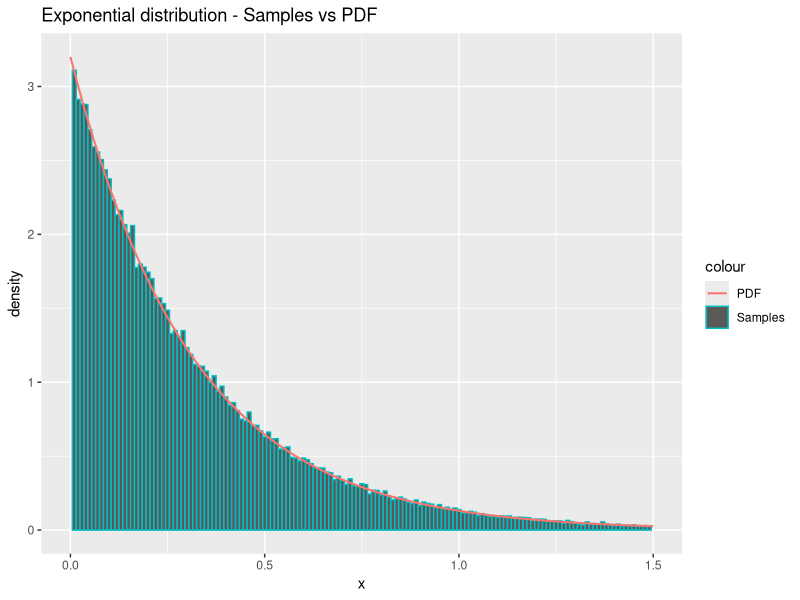
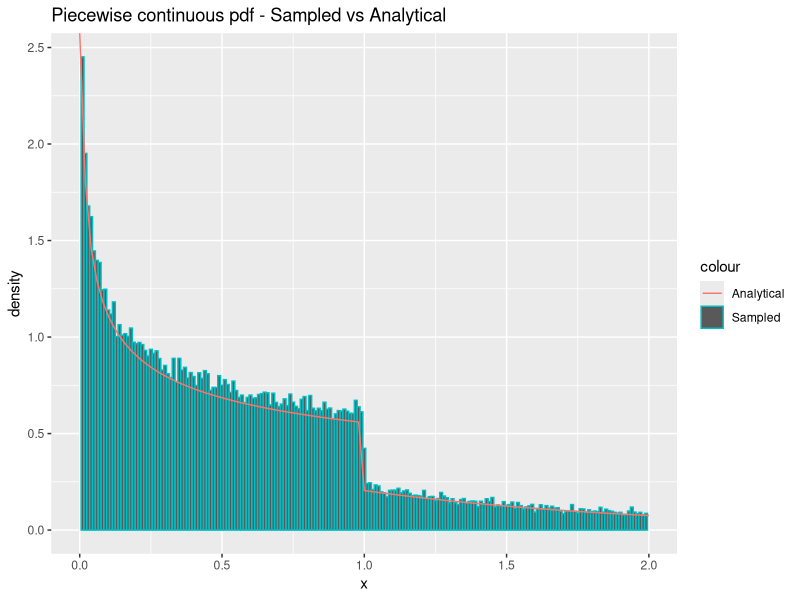
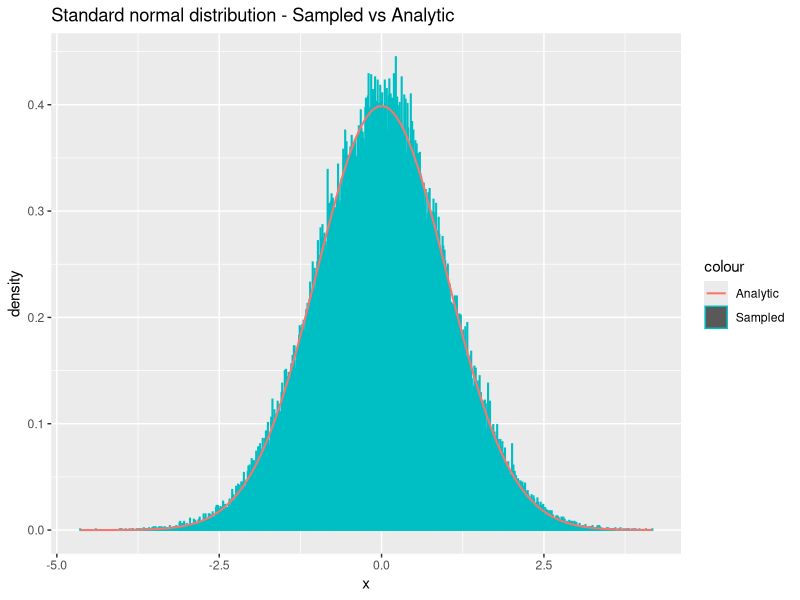
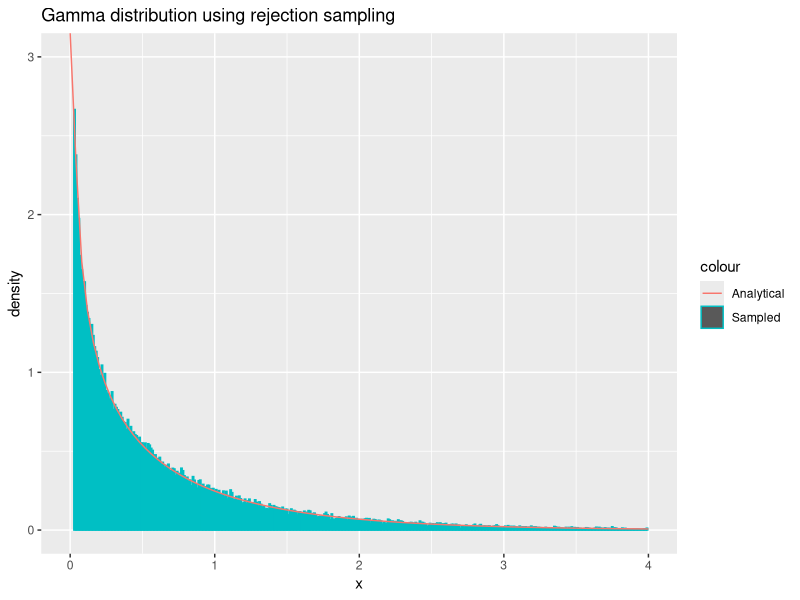
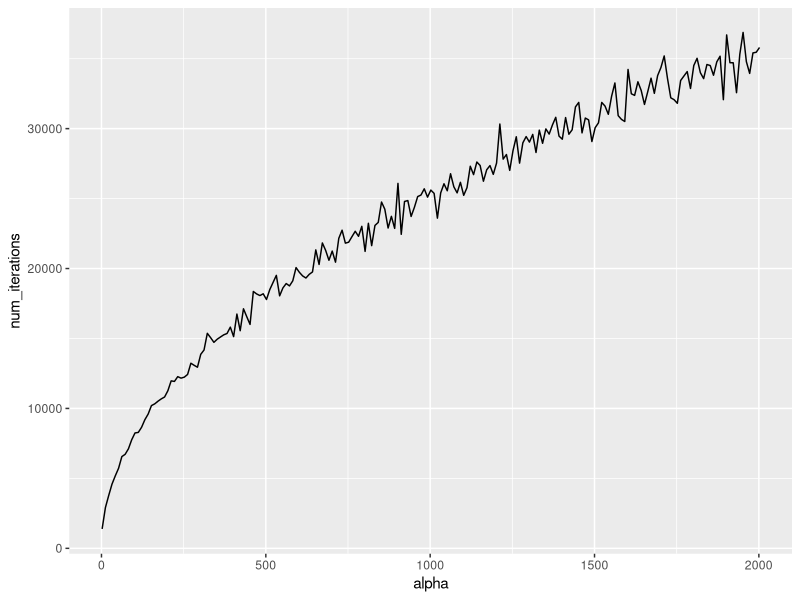
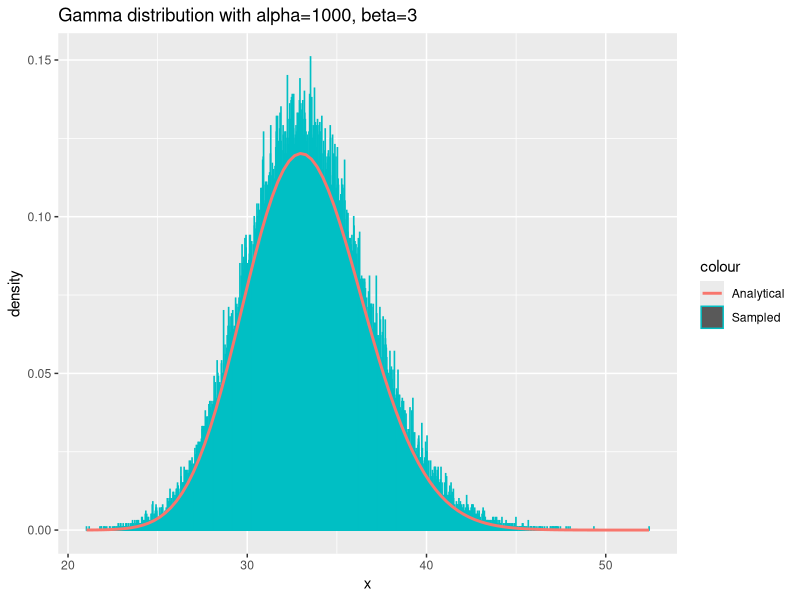
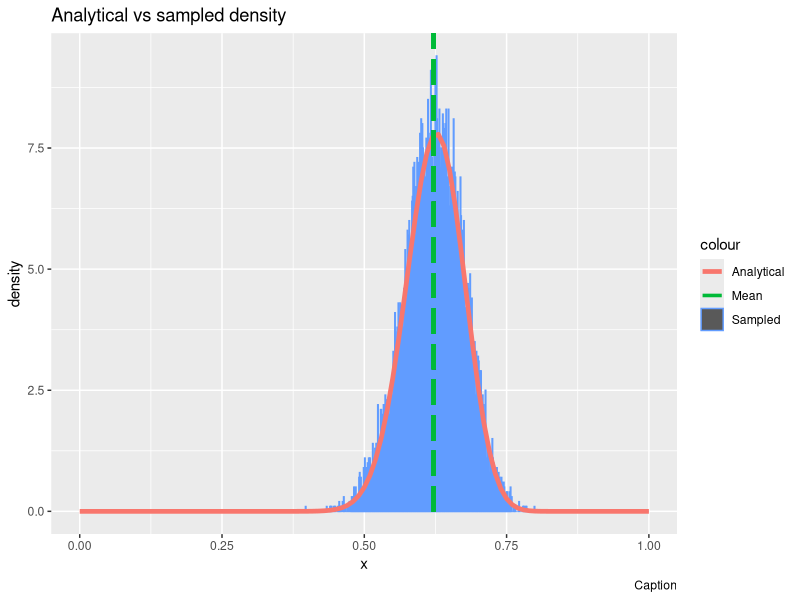

R code for these plots, in order:
## ---- chunk 1
  sample_exponential = function(n, lambda) {
    u = runif(n)
    return(-1/lambda * log(u))
  }
## ---- chunk 2
  n = 100000
  lambda = 3.2
  
  x = sample_exponential(n, lambda)
  cat("Theoretical mean:", 1/lambda, "Sample mean", mean(x), "\n")
  cat("Theoretical variance:", 1/lambda^2, "Sample variance", var(x), "\n")
## ---- chunk 3
  library(ggplot2)
  df = data.frame(theo=seq(0,max(x),length.out=n), x=x)
  ggplot(df, aes(x=x)) +
    geom_histogram(aes(y = ..density.., color = "Samples"), binwidth=0.01) +
    stat_function(fun=dexp,geom = "line",size=0.7,args=(mean=lambda),aes(color="PDF")) +
    ggtitle("Exponential distribution - Samples vs PDF") +
    labs(x='x', y='density') +
    xlim(0, 1.5)
## ---- chunk 4
  density_g = function(x, alpha) {
    c = alpha*exp(1)/(alpha + exp(1))
    density = vector(length = length(x))
    density[x < 1.] = c*x[x<1.]^(alpha-1)
    density[x >= 1.] = c*exp(-x[x>=1.])
    return(as.double(density))
  }


  sample_g = function(n, alpha) {
    c = (alpha * exp(1)) / (alpha + exp(1))
    u = runif(n)
    samples = vector(length=length(u))
    samples[u < c/alpha] = (alpha/c*u[u < c/alpha])^(1/alpha)
    samples[u >= c/alpha] = log(c / (1 - u[u >= c/alpha]))
    return(samples)
  }
## ---- chunk 5
  n=100000
  alpha = 0.7
  x = sample_g(n, alpha)
  c = (alpha * exp(1)) / (alpha + exp(1))
  cat("Theoretical mean:", c/(alpha+1) + 2*c/exp(1), "Sample mean:", mean(x), "\n")
  cat("Theoretical variance:", c/(alpha+2) + 5*c/exp(1) - (c/(alpha+1) + 2*c/exp(1))^2, "Sample variance:", var(x), "\n")
## ---- chunk 6
  library(ggplot2)
  df <- data.frame(theo=seq(0,max(x),length.out=n), x=x)
  ggplot(df, aes(x = x)) +
    geom_histogram(aes(y = ..density.., color = "Sampled"), binwidth=0.01) +
    stat_function(fun=density_g,geom = "line",size=0.5,args=(mean=alpha),aes(color="Analytical")) + 
    xlim(0, 2) + 
    ggtitle("Piecewise continuous pdf - Sampled vs Analytical") + labs(x='x', y='density')
## ---- chunk 7
  sample_standard_normal = function(n) {
    num_samples = n
    if((n %% 2) == 1) {
      # n is odd, so we should sample one extra:
      num_samples = num_samples + 1
  }
    x_1 = runif(num_samples/2, 0, 2*pi)
    x_2 = sample_exponential(num_samples/2, lambda=1/2)
    y_1 = sqrt(x_2) * cos(x_1)
    y_2 = sqrt(x_2) * sin(x_1)
    # Remove the last sample if n is odd:
    return(c(y_1, y_2)[0:n])
  }
## ---- chunk 8
  n = 100000
  y = sample_standard_normal(n)
  cat("Theoretical mean:", 0, "Sample mean:", mean(y), "\n")
  cat("Theoretical variance:", 1, "Sample variance:", var(y), "\n")
## ---- chunk 9
  library(ggplot2)
  df = data.frame(theo=seq(0,max(x),length.out=n), x=y)
  ggplot(df, aes(x=y)) +
    geom_histogram(aes(y = ..density.., color = "Sampled"), binwidth=0.01) +
    stat_function(fun=dnorm,geom = "line",size=0.7,args=list(0,1),aes(color="Analytic")) +
    ggtitle("Standard normal distribution - Sampled vs Analytic") +
    labs(x='x', y='density')
## ---- chunk 10
sample_normal_d = function(d, mu, sigma) {
  x = sample_standard_normal(d)
  y <- mu + t(chol(sigma))%*%x
  return(y)
}
## ---- chunk 11

d = 2
n = 100000
mu = c(1.5, 3)
sigma = matrix(c(5,7,7,10),ncol=d,nrow=d)
samples = matrix(NA, ncol=d, nrow=n)
for (i in 1:n){
  samples[i,] = sample_normal_d(d,mu,sigma) # Draw n samples
}

average = apply(samples, 2, mean)
print("Mean vector:")
print.data.frame(data.frame(average))
covmat = cov(samples)
print("Covariance matrix:")
print.data.frame(data.frame(covmat))
## ---- chunk 12
  density_f = function(x, alpha) {
    return(dgamma(x, alpha, rate=1))
  }
  
  sample_f_small = function(n, alpha) {
    c = (1/alpha + exp(-1)) / gamma(alpha)
    samples = vector()
    repeat {
      num_missing_samples = n - length(samples)
      
      x = sample_g(as.integer(num_missing_samples*c), alpha)
      
      acceptance_probs = density_f(x, alpha) / (c * density_g(x, alpha))
      u = runif(as.integer(num_missing_samples*c))
      samples = c(samples, x[u <= acceptance_probs])
      if(length(samples) >= n) {
        break
      }
    }
    # Do not return excess samples:
    return(samples[0:n])
  }
## ---- chunk 13
  n = 100000
  alpha = 0.6
  x = sample_f_small(n, alpha)
  cat("Theoretical mean:", alpha, "\n")
  cat("Sample mean:", mean(x), "\n")
  cat("----", "\n")
  
  cat("Theoretical variance:", alpha, "\n")
  cat("Sample variance:", var(x), "\n")
## ---- chunk 14
  n = 100000
  alpha = 0.6
  x = sample_f_small(n, alpha)
  df = data.frame(x)
  ggplot(df, aes(x = x)) +
    geom_histogram(aes(y = ..density.., color = "Sampled"), binwidth=0.01) +
    stat_function(fun=dgamma,geom = "line",size=0.5,args=(alpha=alpha),aes(color="Analytical")) +
    xlim(0, 4) + ylim(0, 3) + 
    ggtitle("Gamma distribution using rejection sampling") + labs(x='x', y='density')
## ---- chunk 15
sample_f_large = function(n, alpha) {
  loga = (alpha - 1)/2 * (log(alpha - 1) - 1)
  logbp = (alpha + 1)/2 * (log(alpha + 1) - 1)
  
  samples = vector()
  num_iterations = 0
  
  while(length(samples) < n) {
    num_iterations = num_iterations + 1
    
    # Sample in log-scale
    log_x1 = loga + log(runif(1))
    log_x2 = logbp + log(runif(1))
    
    if(2*log_x1 <= (alpha - 1)*(log_x2 - log_x1) - exp(log_x2 - log_x1)) {
      # Accept the sample:
      samples = c(samples, exp(log_x2 - log_x1))
    }
  }
  
  return(list(samples=samples, num_iterations=num_iterations))
}
## ---- chunk 16
n = 10000
alpha = 50
samples = sample_f_large(n, alpha)$samples
cat("Theoretical mean:", alpha, "Sample mean:", mean(samples), "\n")
cat("Theoretical variance:", alpha, "Sample variance:", var(samples), "\n")
## ---- chunk 17
n = 1000
alpha = seq(2, 2002, 10)
num_iterations = vector()
for(a in alpha) {
  num_iterations = c(num_iterations, sample_f_large(n, a)$num_iterations)
}
df = data.frame(x=alpha, num_iterations=num_iterations)
ggplot(df, aes(x = alpha, y = num_iterations)) + geom_line()
## ---- chunk 18
sample_gamma = function(n, alpha, beta) {
  unscaled_samples = vector(length=n)
  if(alpha == 1.) {
    unscaled_samples = sample_exponential(n, 1)
  } else if(alpha < 1.) {
    unscaled_samples = sample_f_small(n, alpha)
  } else { # alpha > 1.
    unscaled_samples = sample_f_large(n, alpha)$samples
  }
  samples = unscaled_samples/as.double(beta)
  return(samples)
}
## ---- chunk 19
n = 100000
alpha = 100
beta = 3
x = sample_gamma(n, alpha, beta)
df = data.frame(x)
ggplot(df, aes(x = x)) +
    geom_histogram(aes(y = ..density.., color = "Sampled"), binwidth=0.01) +
    stat_function(fun=dgamma,geom = "line",size=1,aes(color='Analytical'),args = list(shape=alpha, rate=beta)) +
    # ylim(0,1) +
    ggtitle("Gamma distribution with alpha=1000, beta=3") + labs(x='x', y='density')
## ---- chunk 20
  sample_beta = function(n, alpha, beta) {
    x = sample_gamma(n, alpha, 1)
    y = sample_gamma(n, beta, 1)
    z = x/(x+y)
    return(z)
  }
## ---- chunk 21
  n = 10000
  alpha = 5
  beta = 10
  x = sample_beta(n, alpha, beta)
  cat("Theoretical mean:", alpha/(alpha+beta), "Sample mean:", mean(x), "\n")
  cat("Theoretical variance", alpha*beta/((alpha+beta)^2*(alpha + beta + 1)), "Sample variance:", var(x), "\n")
## ---- chunk 22

#Estimate probability
n = 100000
x = sample_standard_normal(n)

hit_counter = 0
for (num in x) {
  if (num > 4) {
    hit_counter = hit_counter + 1
    
  }
}
est = hit_counter/length(x)
cat(est*100, " percent.")

#Calculate variance
confidence_interval = est + c(-1, 1)*qnorm(.975)*sqrt(var(x)/n)

cat("Confidence:", confidence_interval*100, "percent.")
## ---- chunk 23

#Draw sample from g(x) using inverse transform

generate_weighted_samples = function(n) {
  samples = rep(NA, n)
  n_c = 1
  for (i in 1:n) {
    
    sample_u = runif(1)
    sample_x = sqrt(16-2*log(1-sample_u)) #Inverse
    if (sample_x > 4) {
      weight = 1/(exp(8)*sqrt(2*pi)*sample_x) #Calculate weight
      samples[i] = 1*weight
    }
    else {
      samples[i] = 0
    }
  }
  return(samples)
}

samples = generate_weighted_samples(100000)

est = mean(samples)

confidence_interval = est + c(-1, 1)*qnorm(.975)*sqrt(var(samples)/n)

cat("Estimated:", est)

cat("COnfidence interval:", confidence_interval)






## ---- chunk 24

#Function to be sampled from
dna_function = function(x) {
    return((2 + x)^125 * (1 - x)^38 * x^34)
}

#Find highest value of dna_function to set as max c
target_c = optimize(dna_function, c(0, 1), maximum = TRUE)

#Find normalizing constant
n_c = integrate(dna_function, 0, 1)$val

generate_samples = function(n) {
    samples = rep(NA, n)
    run_cnt = 0
    for (i in 1:n) {
        done = 0
        while (done == 0) {
            x_sample = runif(1)  # Proposal sample
            a = dna_function(x_sample)/target_c$objective #Acceptance probability
            u = runif(1) #Used to determine acceptance
            # Accept if u<a(alpha)
            if (u <= a) {
                samples[i] = x_sample
                done = 1
            }
            run_cnt = run_cnt + 1
        }
    }
    return(list(samples = samples, iterations = run_cnt))
}


## ---- chunk 25

n = 10000

# Function used to find actual mean
g = function(x) {
  return(x*dna_function(x)*x)
}

dna_func_density = function(x) {
  return(dna_function(x)/n_c)
}


y = generate_samples(n) #Generate samples from the distribution

est_mean = sum(y$samples)/n

cat("Estimated mean: ", sum(y$samples)/n, "Theoretical mean: ", integrate(g, 0, 1)$val/n_c, "\n")
## ---- chunk 26
#Generate histogram

df = data.frame(theo = seq(0, 1, length.out = n), value = y$samples)

#TODO: Add caption
ggplot(df, aes(x = value)) + geom_histogram(aes(y = ..density.., colour = "Sampled"), 
    binwidth = 0.001) + stat_function(fun = dna_func_density, geom = "line", 
    size = 1.6, aes(colour = "Analytical")) + ggtitle("Analytical vs sampled density") + 
    xlim(0, 1) + geom_segment(x = sum(y$samples)/n, xend = sum(y$samples)/n, 
    y = 0, yend = 100, aes(colour = "Mean"), size = 1.2, linetype = "longdash") + 
    labs(x = "x", y = "density", caption = paste("Caption"))

## ---- chunk 27
cat("Average random numbers per sample: ",y$iterations/n)
cat("Theoretical expected numbers per sample: ", target_c$objective/n_c)
